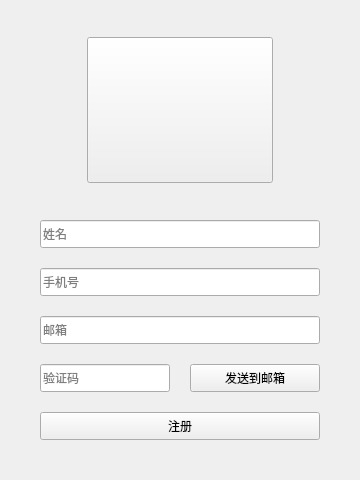
<?xml version="1.0" encoding="UTF-8"?>
<ui version="4.0">
 <class>Signin</class>
 <widget class="QWidget" name="Signin">
  <property name="geometry">
   <rect>
    <x>0</x>
    <y>0</y>
    <width>360</width>
    <height>480</height>
   </rect>
  </property>
  <property name="windowTitle">
   <string>Signin</string>
  </property>
  <layout class="QVBoxLayout" name="verticalLayout_3">
   <property name="spacing">
    <number>0</number>
   </property>
   <property name="leftMargin">
    <number>0</number>
   </property>
   <property name="topMargin">
    <number>0</number>
   </property>
   <property name="rightMargin">
    <number>0</number>
   </property>
   <property name="bottomMargin">
    <number>0</number>
   </property>
   <item>
    <widget class="QWidget" name="SigninContent" native="true">
     <layout class="QVBoxLayout" name="verticalLayout_2" stretch="1,1">
      <property name="spacing">
       <number>0</number>
      </property>
      <property name="leftMargin">
       <number>40</number>
      </property>
      <property name="topMargin">
       <number>0</number>
      </property>
      <property name="rightMargin">
       <number>40</number>
      </property>
      <property name="bottomMargin">
       <number>40</number>
      </property>
      <item>
       <layout class="QVBoxLayout" name="verticalLayout" stretch="1,4,1">
        <property name="spacing">
         <number>0</number>
        </property>
        <item>
         <spacer name="verticalSpacer">
          <property name="orientation">
           <enum>Qt::Vertical</enum>
          </property>
          <property name="sizeHint" stdset="0">
           <size>
            <width>20</width>
            <height>40</height>
           </size>
          </property>
         </spacer>
        </item>
        <item>
         <layout class="QHBoxLayout" name="horizontalLayout" stretch="1,4,1">
          <item>
           <spacer name="horizontalSpacer_2">
            <property name="orientation">
             <enum>Qt::Horizontal</enum>
            </property>
            <property name="sizeHint" stdset="0">
             <size>
              <width>40</width>
              <height>20</height>
             </size>
            </property>
           </spacer>
          </item>
          <item>
           <widget class="QPushButton" name="logo">
            <property name="sizePolicy">
             <sizepolicy hsizetype="Expanding" vsizetype="Expanding">
              <horstretch>0</horstretch>
              <verstretch>0</verstretch>
             </sizepolicy>
            </property>
            <property name="text">
             <string/>
            </property>
           </widget>
          </item>
          <item>
           <spacer name="horizontalSpacer">
            <property name="orientation">
             <enum>Qt::Horizontal</enum>
            </property>
            <property name="sizeHint" stdset="0">
             <size>
              <width>40</width>
              <height>20</height>
             </size>
            </property>
           </spacer>
          </item>
         </layout>
        </item>
        <item>
         <spacer name="verticalSpacer_2">
          <property name="orientation">
           <enum>Qt::Vertical</enum>
          </property>
          <property name="sizeHint" stdset="0">
           <size>
            <width>20</width>
            <height>40</height>
           </size>
          </property>
         </spacer>
        </item>
       </layout>
      </item>
      <item>
       <layout class="QGridLayout" name="gridLayout">
        <property name="spacing">
         <number>20</number>
        </property>
        <item row="4" column="1">
         <widget class="QPushButton" name="senderToEmail">
          <property name="sizePolicy">
           <sizepolicy hsizetype="Expanding" vsizetype="Expanding">
            <horstretch>0</horstretch>
            <verstretch>0</verstretch>
           </sizepolicy>
          </property>
          <property name="text">
           <string>发送到邮箱</string>
          </property>
         </widget>
        </item>
        <item row="1" column="0" colspan="2">
         <widget class="QLineEdit" name="userName">
          <property name="sizePolicy">
           <sizepolicy hsizetype="Expanding" vsizetype="Expanding">
            <horstretch>0</horstretch>
            <verstretch>0</verstretch>
           </sizepolicy>
          </property>
          <property name="placeholderText">
           <string>姓名</string>
          </property>
         </widget>
        </item>
        <item row="4" column="0">
         <widget class="QLineEdit" name="checkNumber">
          <property name="sizePolicy">
           <sizepolicy hsizetype="Expanding" vsizetype="Expanding">
            <horstretch>0</horstretch>
            <verstretch>0</verstretch>
           </sizepolicy>
          </property>
          <property name="placeholderText">
           <string>验证码</string>
          </property>
         </widget>
        </item>
        <item row="2" column="0" colspan="2">
         <widget class="QLineEdit" name="phone">
          <property name="sizePolicy">
           <sizepolicy hsizetype="Expanding" vsizetype="Expanding">
            <horstretch>0</horstretch>
            <verstretch>0</verstretch>
           </sizepolicy>
          </property>
          <property name="placeholderText">
           <string>手机号</string>
          </property>
         </widget>
        </item>
        <item row="3" column="0" colspan="2">
         <widget class="QLineEdit" name="email">
          <property name="sizePolicy">
           <sizepolicy hsizetype="Expanding" vsizetype="Expanding">
            <horstretch>0</horstretch>
            <verstretch>0</verstretch>
           </sizepolicy>
          </property>
          <property name="placeholderText">
           <string>邮箱</string>
          </property>
         </widget>
        </item>
        <item row="5" column="0" colspan="2">
         <widget class="QPushButton" name="signin">
          <property name="sizePolicy">
           <sizepolicy hsizetype="Expanding" vsizetype="Expanding">
            <horstretch>0</horstretch>
            <verstretch>0</verstretch>
           </sizepolicy>
          </property>
          <property name="text">
           <string>注册</string>
          </property>
         </widget>
        </item>
       </layout>
      </item>
     </layout>
    </widget>
   </item>
  </layout>
 </widget>
 <layoutdefault spacing="6" margin="11"/>
 <resources/>
 <connections/>
</ui>
